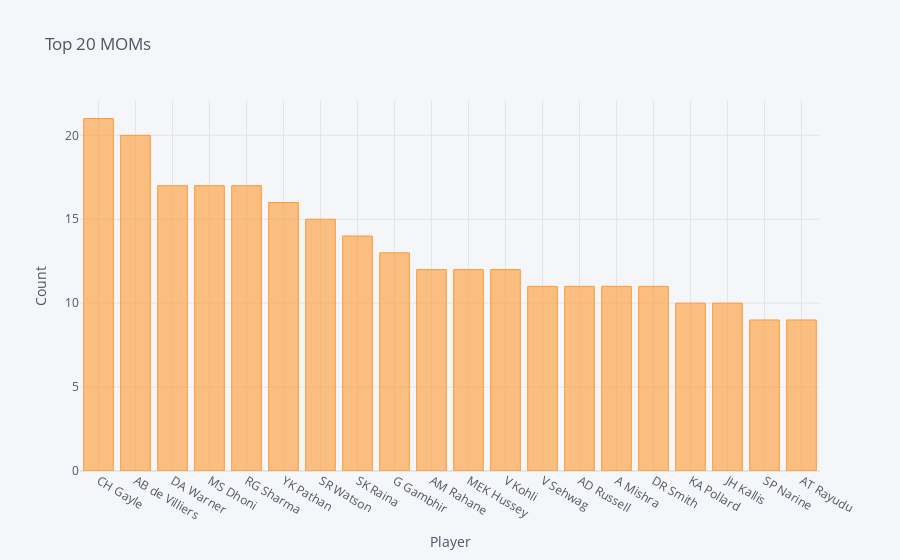

The notebook cell this image was saved under:
### Code cell
mom[:20].iplot(kind='bar',xTitle = "Player",yTitle ="Count",title = "Top 20 MOMs")

### Figure 1 — Plotly figure (JSON) as saved in the notebook; plotly's stock layout.template omitted (floating-point values rounded to 4 significant figures)
{"data": [{"marker": {"color": "rgba(255, 153, 51, 0.6)", "line": {"color": "rgba(255, 153, 51, 1.0)", "width": 1}}, "name": "player_of_match", "orientation": "v", "text": "", "type": "bar", "x": ["CH Gayle", "AB de Villiers", "DA Warner", "MS Dhoni", "RG Sharma", "YK Pathan", "SR Watson", "SK Raina", "G Gambhir", "AM Rahane", "MEK Hussey", "V Kohli", "V Sehwag", "AD Russell", "A Mishra", "DR Smith", "KA Pollard", "JH Kallis", "SP Narine", "AT Rayudu"], "y": [21, 20, 17, 17, 17, 16, 15, 14, 13, 12, 12, 12, 11, 11, 11, 11, 10, 10, 9, 9]}], "layout": {"legend": {"bgcolor": "#F5F6F9", "font": {"color": "#4D5663"}}, "paper_bgcolor": "#F5F6F9", "plot_bgcolor": "#F5F6F9", "title": {"font": {"color": "#4D5663"}, "text": "Top 20 MOMs"}, "xaxis": {"gridcolor": "#E1E5ED", "showgrid": true, "tickfont": {"color": "#4D5663"}, "title": {"font": {"color": "#4D5663"}, "text": "Player"}, "zerolinecolor": "#E1E5ED"}, "yaxis": {"gridcolor": "#E1E5ED", "showgrid": true, "tickfont": {"color": "#4D5663"}, "title": {"font": {"color": "#4D5663"}, "text": "Count"}, "zerolinecolor": "#E1E5ED"}}}
